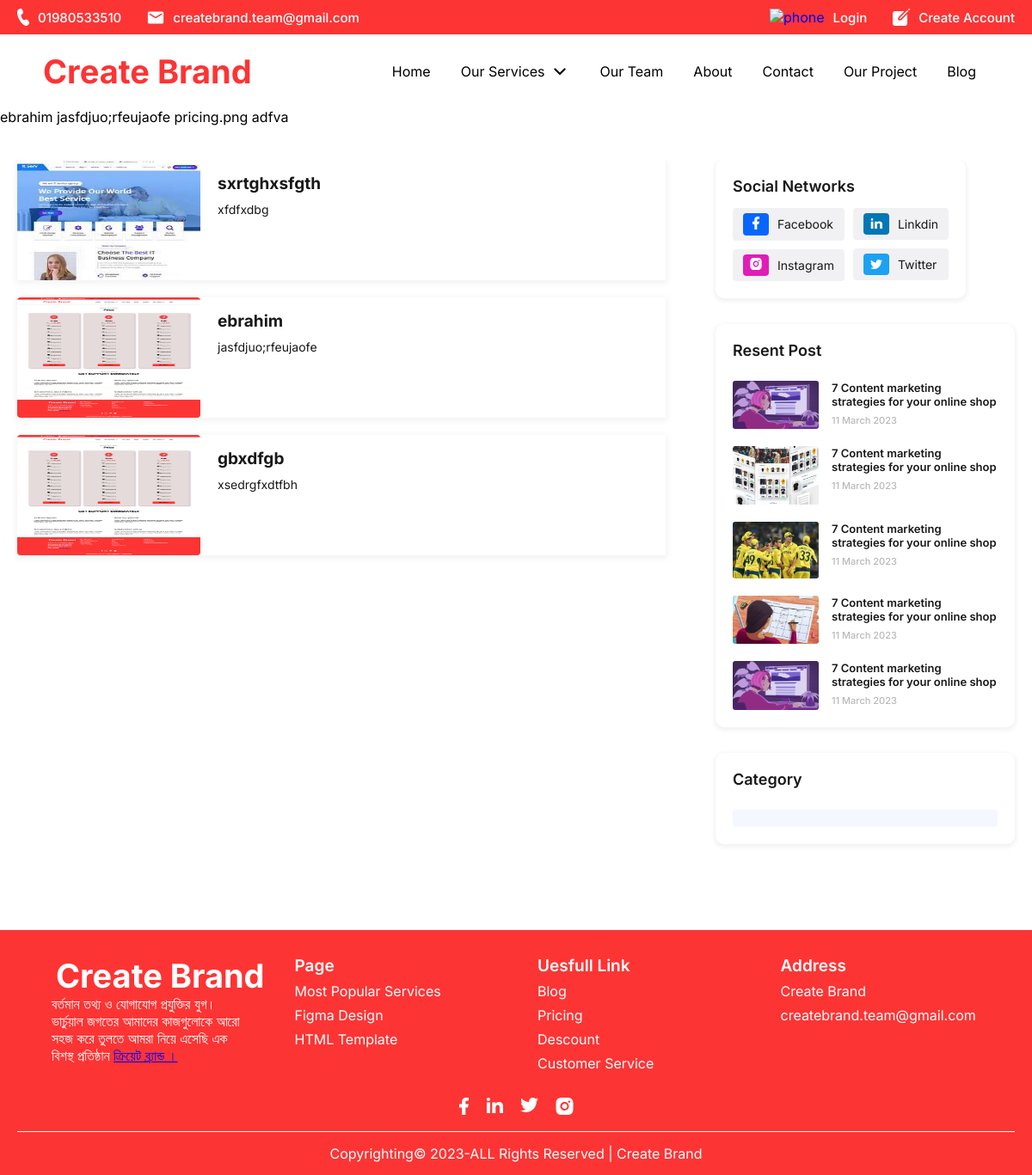
/blog.php?id=2, run on the app's committed database.
### tables this page shows
CREATE TABLE `blog` (
  `id` int(50) NOT NULL,
  `title` text DEFAULT NULL,
  `dsc` text DEFAULT NULL,
  `mata` text DEFAULT NULL,
  `img` longtext DEFAULT NULL,
  `catagory` text DEFAULT NULL,
  `activ` int(3) DEFAULT NULL
);

### assets/php/function.php (called while the page is built, shortened)
<?php
class fun{
    private $conn;
    function __construct() {
        $conne = new databese;
        $conne->connect();
        $this->conn =$conne->connect;
      }
      public function show($table_name){
        $qur = "SELECT * FROM $table_name  ORDER BY id DESC";
        $conn_c = mysqli_query($this->conn,$qur);
        if ($conn_c->num_rows> 0) {
            $data = $this->conn->query($qur);
            return $data;
        }else {
            return("No Data");
        }
      }
      public function show_col($table_name,$id)  {
        $show = "SELECT * FROM $table_name WHERE id=$id";
        $sql_s = mysqli_query($this->conn,$show);
        if ($sql_s) {
            $data = mysqli_query($this->conn,$show);
            return $data;
        }else {
            echo "no";
        }
    }
}
class databese{
    private   $servername = "localhost",
	$username = "root",
	$password = "",
	$database_name="createbrand";
    public function connect(){
        $this->connect = mysqli_connect($this->servername,$this->username,$this->password,$this->database_name);
    }
}
?>

### blog.php (the view, shortened to what this page needs)
<?php require_once "include/header.php"; ?>
<link rel="stylesheet" href="assets/css/blog.css">
<?php require_once "include/headerM.php";
$fun = new fun();
if (isset($_GET["id"])) {
    $id = $_GET["id"];
    $func = $fun->show_col("blog", $id);
    while ($data = $func->fetch_assoc()) {
        $title = $data['title'];
        $dsc = $data['dsc'];
        $img = $data['img'];
        $catagory = $data['catagory'];
?>
        <?php echo $title; ?>
        <?php echo $dsc; ?>
        <?php echo $img; ?>
        <?php echo $catagory; ?>
<?php
    }
}
?>
<section id="blog">
    <div class="container">
        <div class="row">
            <div class="content">
                <?php
                $datat = $fun->show("blog");
                while ($data = $datat->fetch_assoc()) {
                ?>
                    <a href="?id=<?php echo $data['id']; ?>" class="blog_link">
                        <div class="card">
                            <div class="img">
                                <img src="assets/images/blog/<?php echo $data['img']; ?>" alt="">
                            </div>
                            <div class="blog_text">
                                <h3><?php echo $data['title']; ?></h3>
                                <p><?php echo $data['dsc']; ?> </p>
                            </div>
                        </div>
                    </a>
                <?php } ?>
            </div>
            <?php include 'include/blog_sidebar.php' ?>
        </div>
    </div>
</section>
<?php require_once "include/footer.php"; ?>

### assets/css/style.css (style rules this page uses)
section { margin: 0px; padding: 0px; overflow: hidden; }
* { margin: 0; padding: 0; box-sizing: border-box; }
body { font-family: 'Inter', sans-serif; }
:root { --primary: #FD3434; --Secondary:#0099ff; --light:#6e6e6e; --white:#fff; --bg:#FEEFEE; --bg2:#f4f7fd; --black:#252525; --box-shadow:0 .5rem 1.5rem rgba(0,0,0,.1) }
a { text-decoration: none; }
.container { max-width: 1200px; margin: 0 auto; width: 100%; padding: 0 20px; }

### assets/css/blog.css (style rules this page uses)
#blog { margin-top: 40px; padding: 0px 0px 100px; }
#blog .row { display: flex; gap: 5%; }
#blog .row .content, #blog_details .content { flex-basis: 65%; display: flex; flex-direction: column; align-items: start; row-gap: 20px; margin-bottom: 60px; }
#blog .row .content a.blog_link { height: 140px; width: 100%; }
#blog .row .content .card, #blog_details .content .card { display: flex; box-shadow: 0px 2px 7px 2px rgba(0,0,0,0.05); height: 100%; background-color: #fff; padding-right: 0; gap: 20px; width: 100%; }
#blog .row .content .img, #blog_details .content .img { min-width: 213px; }
#blog .row .content img, #blog_details .content img { max-width: 300px; width: 100%; border-radius: 4px; height: 100%; }
#blog .row .content .blog_text h3, #blog_details .content .blog_text h3 { font-size: 19px; font-weight: 700; color: #181818; text-align: left; line-height: 25px; margin: 15px 0 8px; }
#blog .row .content .blog_text p, #blog_details .content .blog_text p { font-size: 14px; color: #181818; line-height: 20px; }

### data on the page
blog: title "ebrahim", dsc "jasfdjuo;rfeujaofe", img "pricing.png", catagory "adfva", img (picture)
blog: img (picture), title "sxrtghxsfgth", dsc "xfdfxdbg"
blog: img (picture), title "gbxdfgb", dsc "xsedrgfxdtfbh"
